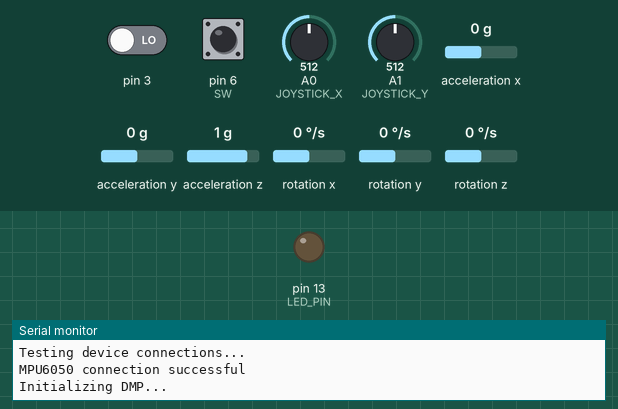
The sketch below on a simulated Arduino Uno, built with avr-gcc and run on an emulated ATmega328P. Parts: output pins drawn as LEDs (lit = HIGH), the last lines printed to the serial monitor. The inputs (shaded band) are chosen by the test bench; at power-on: pin 3 LOW, pin 6 (SW) HIGH, A0 (JOYSTICK_X) = 512, A1 (JOYSTICK_Y) = 512, acceleration x 0 g, acceleration y 0 g, acceleration z 1 g, rotation x 0 °/s, rotation y 0 °/s, rotation z 0 °/s. The sensor or clock chip raises its interrupt line as the real part does; no radio packets arrive unless stated.

Above: at 0.1 s.
At 1.7 s:
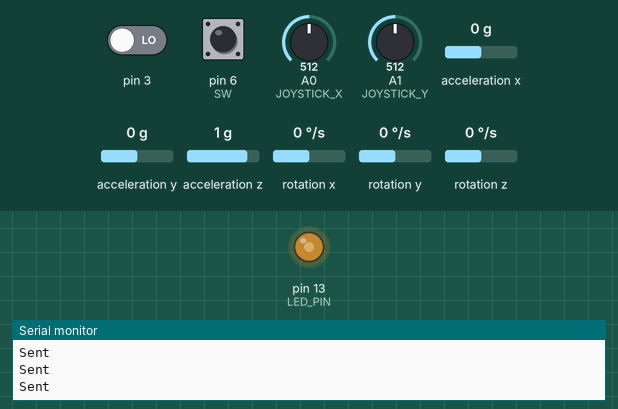
1.8 s: pin 3 driven HIGH
Timing chart, 0 to 10.8 s (numbered marks = the images above; inputs shaded):
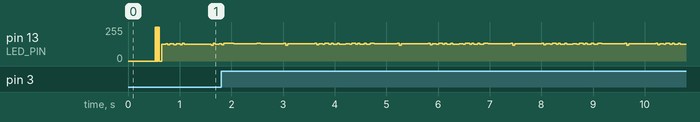

The sketch:

MPU_TX.ino
```cpp
// Include libraries necessary for the radios
#include <SPI.h>
#include <nRF24L01.h>
#include <RF24.h>

#define PI_CONST 180/M_PI
#define CE_PIN   9
#define CSN_PIN 10
#define JOYSTICK_X A0
#define JOYSTICK_Y A1
#define SW 6

//set up name for serial communication of the radio
RF24 radio(7,8);
int joystick[2];


// I2Cdev and MPU6050 must be installed as libraries, or else the .cpp/.h files
// for both classes must be in the include path of your project
#include "I2Cdev.h"

#include "MPU6050_6Axis_MotionApps20.h"
//#include "MPU6050.h" // not necessary if using MotionApps include file

// Arduino Wire library is required if I2Cdev I2CDEV_ARDUINO_WIRE implementation
// is used in I2Cdev.h
#if I2CDEV_IMPLEMENTATION == I2CDEV_ARDUINO_WIRE
    #include "Wire.h"
#endif

// class default I2C address is 0x68
// specific I2C addresses may be passed as a parameter here
// AD0 low = 0x68 (default for SparkFun breakout and InvenSense evaluation board)
// AD0 high = 0x69
MPU6050 mpu;
//MPU6050 mpu(0x69); // <-- use for AD0 high

/* =========================================================================
   NOTE: In addition to connection 3.3v, GND, SDA, and SCL, this sketch
   depends on the MPU-6050's INT pin being connected to the Arduino's
   external interrupt #0 pin. On the Arduino Uno and Mega 2560, this is
   digital I/O pin 2.
 * ========================================================================= */

/* =========================================================================
   NOTE: Arduino v1.0.1 with the Leonardo board generates a compile error
   when using Serial.write(buf, len). The Teapot output uses this method.
   The solution requires a modification to the Arduino USBAPI.h file, which
   is fortunately simple, but annoying. This will be fixed in the next IDE
   release. For more info, see these links:
   http://arduino.cc/forum/index.php/topic,109987.0.html
   http://code.google.com/p/arduino/issues/detail?id=958
 * ========================================================================= */


// uncomment "OUTPUT_READABLE_QUATERNION" if you want to see the actual
// quaternion components in a [w, x, y, z] format (not best for parsing
// on a remote host such as Processing or something though)
//#define OUTPUT_READABLE_QUATERNION

// uncomment "OUTPUT_READABLE_EULER" if you want to see Euler angles
// (in degrees) calculated from the quaternions coming from the FIFO.
// Note that Euler angles suffer from gimbal lock (for more info, see
// http://en.wikipedia.org/wiki/Gimbal_lock)
//#define OUTPUT_READABLE_EULER

// uncomment "OUTPUT_READABLE_YAWPITCHROLL" if you want to see the yaw/
// pitch/roll angles (in degrees) calculated from the quaternions coming
// from the FIFO. Note this also requires gravity vector calculations.
// Also note that yaw/pitch/roll angles suffer from gimbal lock (for
// more info, see: http://en.wikipedia.org/wiki/Gimbal_lock)
#define OUTPUT_READABLE_YAWPITCHROLL

// uncomment "OUTPUT_READABLE_REALACCEL" if you want to see acceleration
// components with gravity removed. This acceleration reference frame is
// not compensated for orientation, so +X is always +X according to the
// sensor, just without the effects of gravity. If you want acceleration
// compensated for orientation, us OUTPUT_READABLE_WORLDACCEL instead.
//#define OUTPUT_READABLE_REALACCEL

// We are using this output to obtain global coordinate acceleration
//and euler angles (coordinate system irrelevant)
//#define OUTPUT_READABLE_WORLDACCEL_AND_GYRO

// uncomment "OUTPUT_TEAPOT" if you want output that matches the
// format used for the InvenSense teapot demo
//#define OUTPUT_TEAPOT


#define LED_PIN 13 // (Arduino is 13, Teensy is 11, Teensy++ is 6)
bool blinkState = false;

// MPU control/status vars
bool dmpReady = false;  // set true if DMP init was successful
uint8_t mpuIntStatus;   // holds actual interrupt status byte from MPU
uint8_t devStatus;      // return status after each device operation (0 = success, !0 = error)
uint16_t packetSize;    // expected DMP packet size (default is 42 bytes)
uint16_t fifoCount;     // count of all bytes currently in FIFO
uint8_t fifoBuffer[64]; // FIFO storage buffer

// orientation/motion vars
Quaternion q;           // [w, x, y, z]         quaternion container
VectorInt16 aa;         // [x, y, z]            accel sensor measurements
VectorInt16 aaReal;     // [x, y, z]            gravity-free accel sensor measurements
VectorInt16 aaWorld;    // [x, y, z]            world-frame accel sensor measurements
VectorFloat gravity;    // [x, y, z]            gravity vector
float euler[3];         // [psi, theta, phi]    Euler angle container
float ypr[3];           // [yaw, pitch, roll]   yaw/pitch/roll container and gravity vector

// packet structure for InvenSense teapot demo
uint8_t teapotPacket[14] = { '$', 0x02, 0,0, 0,0, 0,0, 0,0, 0x00, 0x00, '\r', '\n' };


// ================================================================
// ===               INTERRUPT DETECTION ROUTINE                ===
// ================================================================

volatile bool mpuInterrupt = false;     // indicates whether MPU interrupt pin has gone high
void dmpDataReady() {
    mpuInterrupt = true;
}


// ================================================================
// ===                      INITIAL SETUP                       ===
// ================================================================

void setup() {
    // join I2C bus (I2Cdev library doesn't do this automatically)
    #if I2CDEV_IMPLEMENTATION == I2CDEV_ARDUINO_WIRE
        Wire.begin();
        TWBR = 12; // 400kHz I2C clock (200kHz if CPU is 8MHz). Comment this line if having compilation difficulties with TWBR.
    #elif I2CDEV_IMPLEMENTATION == I2CDEV_BUILTIN_FASTWIRE
        Fastwire::setup(400, true);
    #endif

    // initialize serial communication
    // (115200 chosen because it is required for Teapot Demo output, but it's
    // really up to you depending on your project)
    //Serial.begin(115200);
    //while (!Serial); // wait for Leonardo enumeration, others continue immediately

    // NOTE: 8MHz or slower host processors, like the Teensy @ 3.3v or Ardunio
    // Pro Mini running at 3.3v, cannot handle this baud rate reliably due to
    // the baud timing being too misaligned with processor ticks. You must use
    // 38400 or slower in these cases, or use some kind of external separate
    // crystal solution for the UART timer.

    // Initialize radio communication
    radio.begin();
    radio.setRetries(15, 15);
    radio.openWritingPipe(0xF0F0F0F0A1LL);

    radio.stopListening();

    Serial.begin(115200);


    // initialize device
    Serial.println(F("Initializing I2C devices..."));
    mpu.initialize();

    // verify connection
    Serial.println(F("Testing device connections..."));
    Serial.println(mpu.testConnection() ? F("MPU6050 connection successful") : F("MPU6050 connection failed"));

    // wait for ready
    /*
    Serial.println(F("\nSend any character to begin DMP programming and demo: "));
    while (Serial.available() && Serial.read()); // empty buffer
    while (!Serial.available());                 // wait for data
    while (Serial.available() && Serial.read()); // empty buffer again
    */

    // load and configure the DMP
    Serial.println(F("Initializing DMP..."));
    devStatus = mpu.dmpInitialize();

    // supply your own gyro offsets here, scaled for min sensitivity
    mpu.setXGyroOffset(54);
    mpu.setYGyroOffset(15);
    mpu.setZGyroOffset(33);
    mpu.setZAccelOffset(1613); // 1688 factory default for my test chip
    mpu.setXAccelOffset(-4009);
    mpu.setYAccelOffset(332);

    // make sure it worked (returns 0 if so)
    if (devStatus == 0) {
        // turn on the DMP, now that it's ready
        Serial.println(F("Enabling DMP..."));
        mpu.setDMPEnabled(true);

        // enable Arduino interrupt detection
        Serial.println(F("Enabling interrupt detection (Arduino external interrupt 0)..."));
        attachInterrupt(1, dmpDataReady, RISING);
        mpuIntStatus = mpu.getIntStatus();

        // set our DMP Ready flag so the main loop() function knows it's okay to use it
        //Serial.println(F("DMP ready! Waiting for first interrupt..."));
        dmpReady = true;

        // get expected DMP packet size for later comparison
        packetSize = mpu.dmpGetFIFOPacketSize();
    } else {
        // ERROR!
        // 1 = initial memory load failed
        // 2 = DMP configuration updates failed
        // (if it's going to break, usually the code will be 1)
        Serial.print(F("DMP Initialization failed (code "));
        Serial.print(devStatus);
        Serial.println(F(")"));
    }

    // configure LED for output
    pinMode(LED_PIN, OUTPUT);
    pinMode(SW, INPUT_PULLUP);

    //Serial.begin(115200); /* Opening the Serial Communication */
  radio.begin();
  radio.openWritingPipe(0xF0F0F0F0A1LL);


}


// ================================================================
// ===                    MAIN PROGRAM LOOP                     ===
// ================================================================
typedef struct Value {
  float yaw_info;
  float pitch_info;
  float roll_info;
  int joystick_x_info;
  int joystick_y_info;
  int button_state_info;
} Value;
 Value value;


void loop() {
    // if programming failed, don't try to do anything
    if (!dmpReady) return;

    // wait for MPU interrupt or extra packet(s) available
    while (!mpuInterrupt && fifoCount < packetSize) {
        // other program behavior stuff here
        // .
        // .
        // .
        // if you are really paranoid you can frequently test in between other
        // stuff to see if mpuInterrupt is true, and if so, "break;" from the
        // while() loop to immediately process the MPU data
        // .
        // .
        // .
        value.joystick_x_info=analogRead(JOYSTICK_X);
        value.joystick_y_info=analogRead(JOYSTICK_Y);
        value.button_state_info=!digitalRead(SW);
        radio.write(&value, sizeof(value));

        /*Serial.print(value.yaw_info);
        Serial.print("\t");

         Serial.print(value.pitch_info);
        Serial.print("\t");

         Serial.print(value.roll_info);
        Serial.print("\t");

         Serial.print(value.joystick_x_info);
        Serial.print("\t");

         Serial.print(value.joystick_y_info);
        Serial.print("\t");
         Serial.print(value.button_state_info);
        Serial.print("\t");
        Serial.println("");*/

    }

    // reset interrupt flag and get INT_STATUS byte
    mpuInterrupt = false;
    mpuIntStatus = mpu.getIntStatus();

    // get current FIFO count
    fifoCount = mpu.getFIFOCount();


    // check for overflow (this should never happen unless our code is too inefficient)
    if ((mpuIntStatus & 0x10) || fifoCount == 1024) {
        // reset so we can continue cleanly
        mpu.resetFIFO();
        //char fifo_text[]="FIFO overflow!";
        //radio.write(&fifo_text, sizeof(fifo_text));
        Serial.println(F("FIFO overflow!"));

    // otherwise, check for DMP data ready interrupt (this should happen frequently)
    } else if (mpuIntStatus & 0x02) {

        // wait for correct available data length, should be a VERY short wait
        while (fifoCount < packetSize) fifoCount = mpu.getFIFOCount();

        // read a packet from FIFO
        mpu.getFIFOBytes(fifoBuffer, packetSize);

        // track FIFO count here in case there is > 1 packet available
        // (this lets us immediately read more without waiting for an interrupt)
        fifoCount -= packetSize;


        #ifdef OUTPUT_READABLE_YAWPITCHROLL
            // display Euler angles in degrees
            mpu.dmpGetQuaternion(&q, fifoBuffer);
            mpu.dmpGetGravity(&gravity, &q);
            mpu.dmpGetYawPitchRoll(ypr, &q, &gravity);
            float yaw=ypr[0] * PI_CONST;
            float pitch=ypr[1] * PI_CONST;
            float roll=ypr[2] * PI_CONST;


            value.yaw_info=yaw;
            value.pitch_info=pitch;
            value.roll_info=roll;


            Serial.println("Sent");
        #endif


        // blink LED to indicate activity
        blinkState = !blinkState;
        digitalWrite(LED_PIN, blinkState);
    }
}
```
